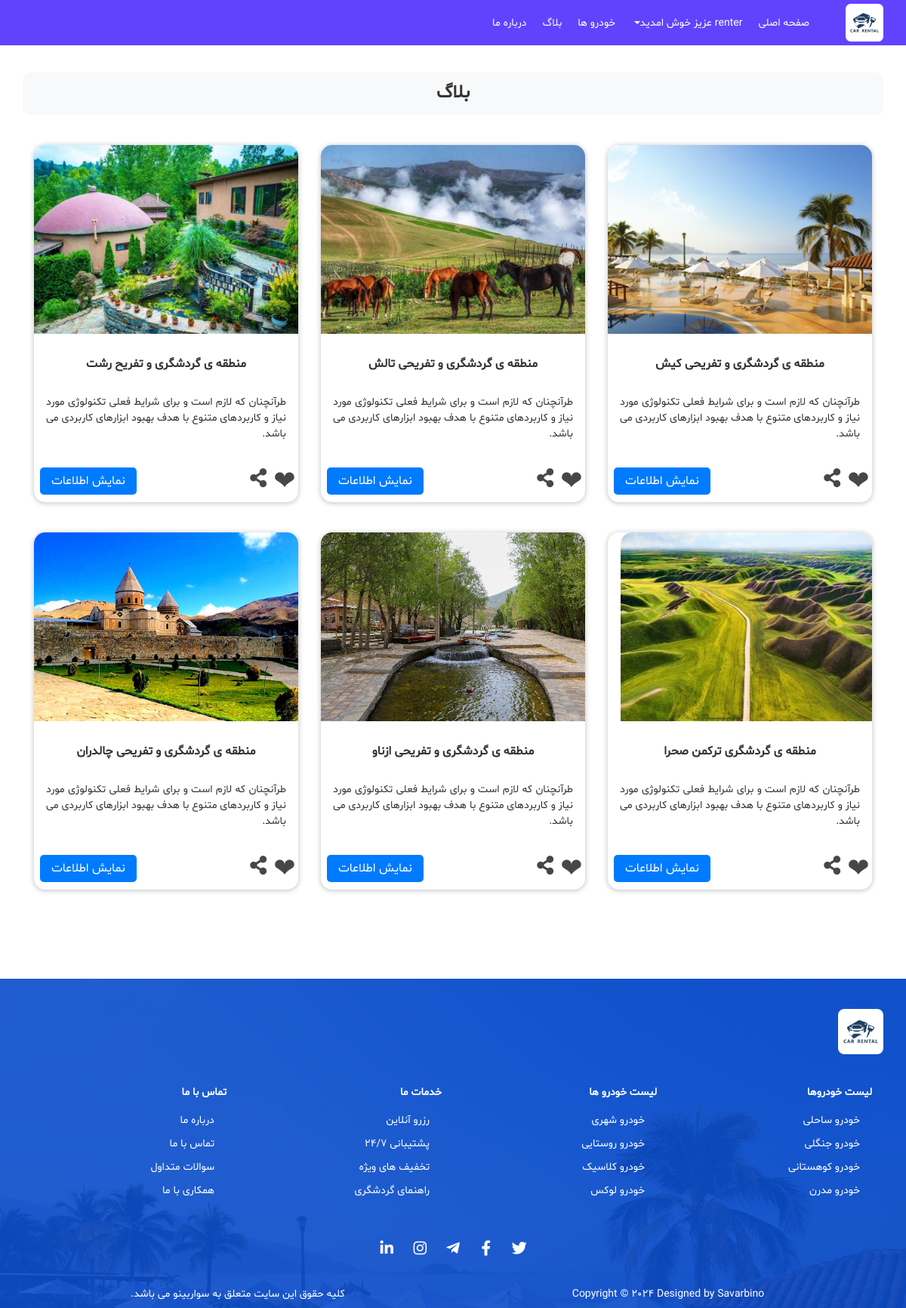
/artilce/ (signed in), run on an earlier commit of the app's database.
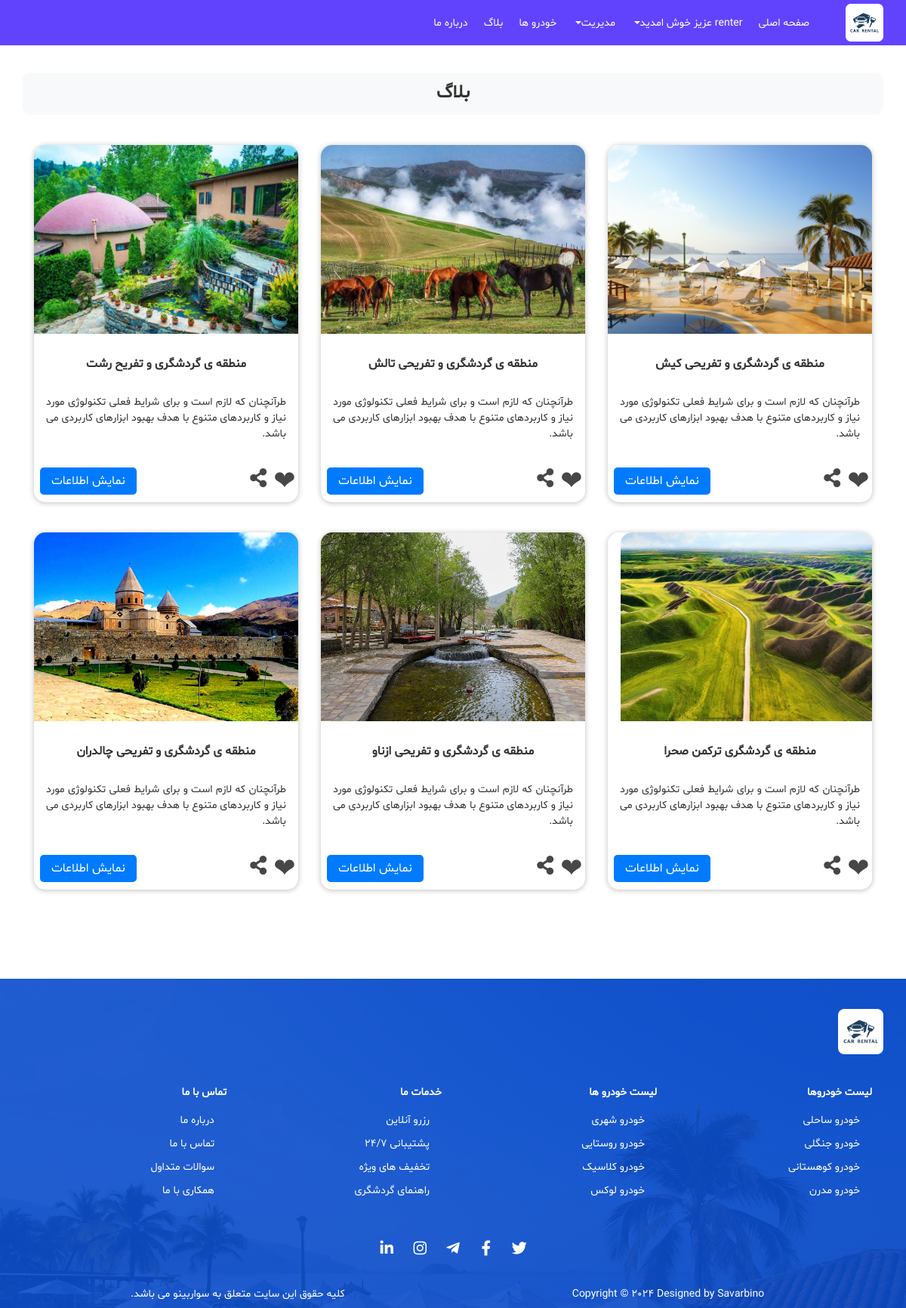
And on a later commit of the database.
### users/views.py (the view)
# urls.py: path('artilce/' , views.article, name='article'),
def article(request):
    return render(request, 'pages/article.html')

### templates/pages/article.html (shortened to what the changed rows need)
{% extends 'base.html' %}
{% load static %}

### templates/includes/header.html (shortened to what this page needs)
{% load static %}
<header>
    <nav class="navbar navbar-expand-lg fixed-top p-0 header-nav">
        <div class="container">
            <a class="navbar-brand p-0 m-0" href="#">
                <img src="{% static 'images/logo.png' %}" alt="خودرو">
            </a>
            <div class="collapse navbar-collapse" id="navbarSupportedContent">
                <ul class="navbar-nav">
                    <li class="nav-item">
                        <a class="nav-link active" href="{% url 'home' %}" title="صفحه اصلی">صفحه اصلی</a>
                    </li>
                    {% if user.is_authenticated %}
                        <li class="nav-item dropdown">
                            <a class="nav-link dropdown-toggle d-flex align-items-center" href="#" id="navbarDropdown"
                                role="button" data-toggle="dropdown" aria-haspopup="true" aria-expanded="false"
                                title="خودرو ها">
                                {{ user.first_name }} عزیز خوش امدید
                            </a>
                        </li>
                        {% if user.role == 2 %}
                            <li class="nav-item dropdown">
                                <a class="nav-link dropdown-toggle d-flex align-items-center" href="#" id="navbarDropdown1"
                                    role="button" data-toggle="dropdown" aria-haspopup="true" aria-expanded="false"
                                    title="مدیریت">
                                    مدیریت
                                </a>
                            </li>
                        {% endif %}
                    {% endif %}
                    <li class="nav-item">
                        <a class="nav-link" href="{% url 'car:car_list' %}" title="خودرو ها">خودرو ها</a>
                    </li>
                   <li class="nav-item">
                        <a class="nav-link" href="{% url 'article' %}" title="بلاگ">بلاگ</a>
                    </li>
                    <li class="nav-item">
                        <a class="nav-link" href="{% url 'about_us' %}" title="درباره ما">درباره ما</a>
                    </li>
                </ul>
            </div>
        </div>
    </nav>
</header>

What changed in the data, as far as the page shows it:
changed User "renter": role 3 → 2 (drawn)
Also different on the page:
text now shown: "مدیریت"
